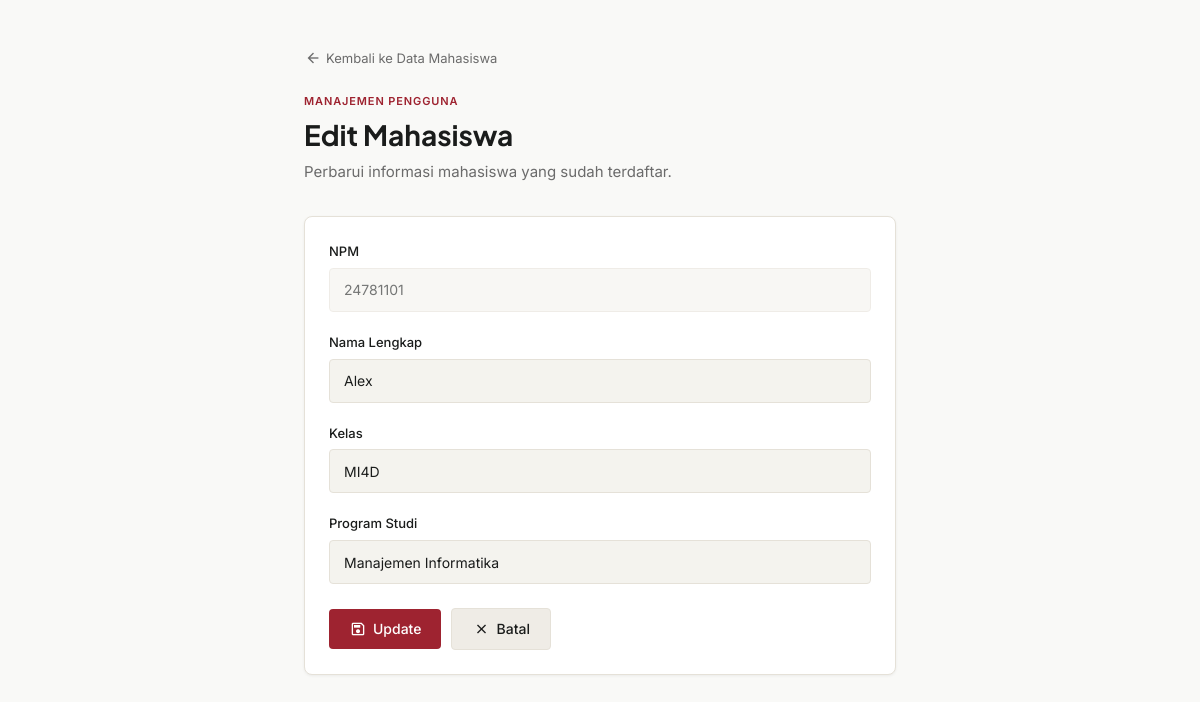
Screenshot of /mahasiswa/edit.php?npm=24781101 with the database file from the repository.
### tables this page shows
CREATE TABLE `mahasiswa` (
  `npm` varchar(15) NOT NULL,
  `nama` varchar(100) NOT NULL,
  `kelas` varchar(20) DEFAULT NULL,
  `prodi` varchar(100) DEFAULT NULL,
  `created_at` timestamp NOT NULL DEFAULT current_timestamp()
);

### mahasiswa/edit.php (the view, shortened to what this page needs)
<?php
require '../config/koneksi.php';
$npm=
$_GET['npm'];
$data=
mysqli_query(
$koneksi,
"SELECT * FROM mahasiswa
WHERE npm='$npm'"
);
$row=
mysqli_fetch_assoc($data);
?>
<!DOCTYPE html>
<html lang="id">
<head>
<link href="https://cdn.jsdelivr.net/npm/bootstrap@5.3.3/dist/css/bootstrap.min.css" rel="stylesheet">
<link href="../assets/css/smartlab.css" rel="stylesheet">
</head>
<body style="background: var(--bg-primary);">
<div style="max-width: 640px; margin: 0 auto; padding: 48px 24px;">
    <a href="index.php" style="display: inline-flex; align-items: center; gap: 4px; font-size: 13px; color: var(--text-muted); margin-bottom: 24px; text-decoration: none;">
        <span class="material-symbols-outlined" aria-hidden="true" style="font-size: 18px;">arrow_back</span>
        Kembali ke Data Mahasiswa
    </a>
    <div class="sl-page-eyebrow">Manajemen Pengguna</div>
    <h1 class="sl-page-title" style="font-size: 28px; margin-bottom: 8px;">Edit Mahasiswa</h1>
    <p class="sl-page-desc" style="margin-bottom: 32px;">Perbarui informasi mahasiswa yang sudah terdaftar.</p>
    <div class="sl-card">
        <div class="sl-card-body">
            <form method="POST">
                <div class="sl-form-group">
                    <label for="edit-npm" class="sl-form-label">NPM</label>
                    <input
                        type="text"
                        id="edit-npm"
                        value="<?= $row['npm'] ?>"
                        class="sl-form-input"
                        disabled
                        style="opacity: 0.6; cursor: not-allowed;">
                </div>
                <div class="sl-form-group">
                    <label for="edit-nama" class="sl-form-label">Nama Lengkap</label>
                    <input
                        type="text"
                        id="edit-nama"
                        name="nama"
                        value="<?= $row['nama'] ?>"
                        class="sl-form-input"
                        required>
                </div>
                <div class="sl-form-group">
                    <label for="edit-kelas" class="sl-form-label">Kelas</label>
                    <input
                        type="text"
                        id="edit-kelas"
                        name="kelas"
                        value="<?= $row['kelas'] ?>"
                        class="sl-form-input"
                        required>
                </div>
                <div class="sl-form-group">
                    <label for="edit-prodi" class="sl-form-label">Program Studi</label>
                    <input
                        type="text"
                        id="edit-prodi"
                        name="prodi"
                        value="<?= $row['prodi'] ?>"
                        class="sl-form-input"
                        required>
                </div>
                <div class="sl-form-actions">
                    <button
                        type="submit"
                        name="update"
                        class="sl-btn sl-btn-primary">
                        <span class="material-symbols-outlined" aria-hidden="true">save</span>
                        Update
                    </button>
                    <a
                        href="index.php"
                        class="sl-btn sl-btn-secondary">
                        <span class="material-symbols-outlined" aria-hidden="true">close</span>
                        Batal
                    </a>
                </div>
            </form>
        </div>
    </div>
</div>
</body>
</html>

### assets/css/smartlab.css (style rules this page uses)
:root { --primary: #000000; --accent: #9E2330; --accent-hover: #721C24; --bg-primary: #F9F9F7; --bg-secondary: #F4F3EE; --bg-tertiary: #F5F4EE; --surface: #FFFFFF; --surface-warm: #EFECE6; --surface-border: #E5E1D8; --surface-muted: #DFDAD0; --surface-dark: #D6D0C4; --text-primary: #1A1C1B; --text-secondary: #444748; --text-muted: #6B6B6B; --error: #9E2330; --error-bg: #FDF2F2; --success: #4A6741; --success-bg: #F0F5EF; --font-heading: 'Plus Jakarta Sans', sans-serif; --font-body: 'Inter', sans-serif; --header-height: 64px; --radius-sm: 4px; --radius-md: 8px; --radius-lg: 12px; --shadow-sm: 0 1px 3px rgba(0,0,0,0.06); --shadow-md: 0 4px 12px rgba(0,0,0,0.08); --shadow-lg: 0 8px 24px rgba(0,0,0,0.1); --transition: all 0.2s ease; }
*, *::before, *::after { box-sizing: border-box; }
body { font-family: var(--font-body); background: var(--bg-primary); color: var(--text-primary); margin: 0; padding: 0; line-height: 1.6; -webkit-font-smoothing: antialiased; }
h1, h2, h3, h4, h5, h6 { font-family: var(--font-heading); font-weight: 700; line-height: 1.2; color: var(--text-primary); margin: 0; }
a { text-decoration: none; color: inherit; }
.sl-page-eyebrow { font-size: 11px; font-weight: 600; text-transform: uppercase; letter-spacing: 0.08em; color: var(--accent); margin-bottom: 8px; }
.sl-page-title { font-size: 32px; font-weight: 700; color: var(--text-primary); margin-bottom: 8px; }
.sl-page-desc { font-size: 15px; color: var(--text-muted); max-width: 600px; }
.sl-btn { display: inline-flex; align-items: center; gap: 6px; padding: 10px 20px; font-family: var(--font-body); font-size: 14px; font-weight: 500; border: none; border-radius: var(--radius-sm); cursor: pointer; transition: var(--transition); text-decoration: none; line-height: 1.4; white-space: nowrap; }
.sl-btn .material-symbols-outlined { font-size: 18px; }
.sl-btn-primary { background: var(--accent); color: #FFFFFF; }
.sl-btn-secondary { background: var(--surface-warm); color: var(--text-primary); border: 1px solid var(--surface-border); }
.sl-card { background: var(--surface); border: 1px solid var(--surface-border); border-radius: var(--radius-md); box-shadow: var(--shadow-sm); }
.sl-card-body { padding: 24px; }
.sl-form-group { margin-bottom: 20px; }
.sl-form-label { display: block; font-size: 13px; font-weight: 500; color: var(--text-primary); margin-bottom: 6px; }
.sl-form-input, .sl-form-select { width: 100%; height: 44px; padding: 0 14px; font-family: var(--font-body); font-size: 14px; color: var(--text-primary); background: var(--bg-secondary); border: 1px solid var(--surface-border); border-radius: var(--radius-sm); outline: none; transition: var(--transition); }
.sl-form-input::placeholder { color: var(--text-muted); }
.sl-form-actions { display: flex; align-items: center; gap: 10px; margin-top: 24px; }

### rows the page displays
mahasiswa: npm "24781101", nama "Alex", kelas "MI4D", prodi "Manajemen Informatika"
